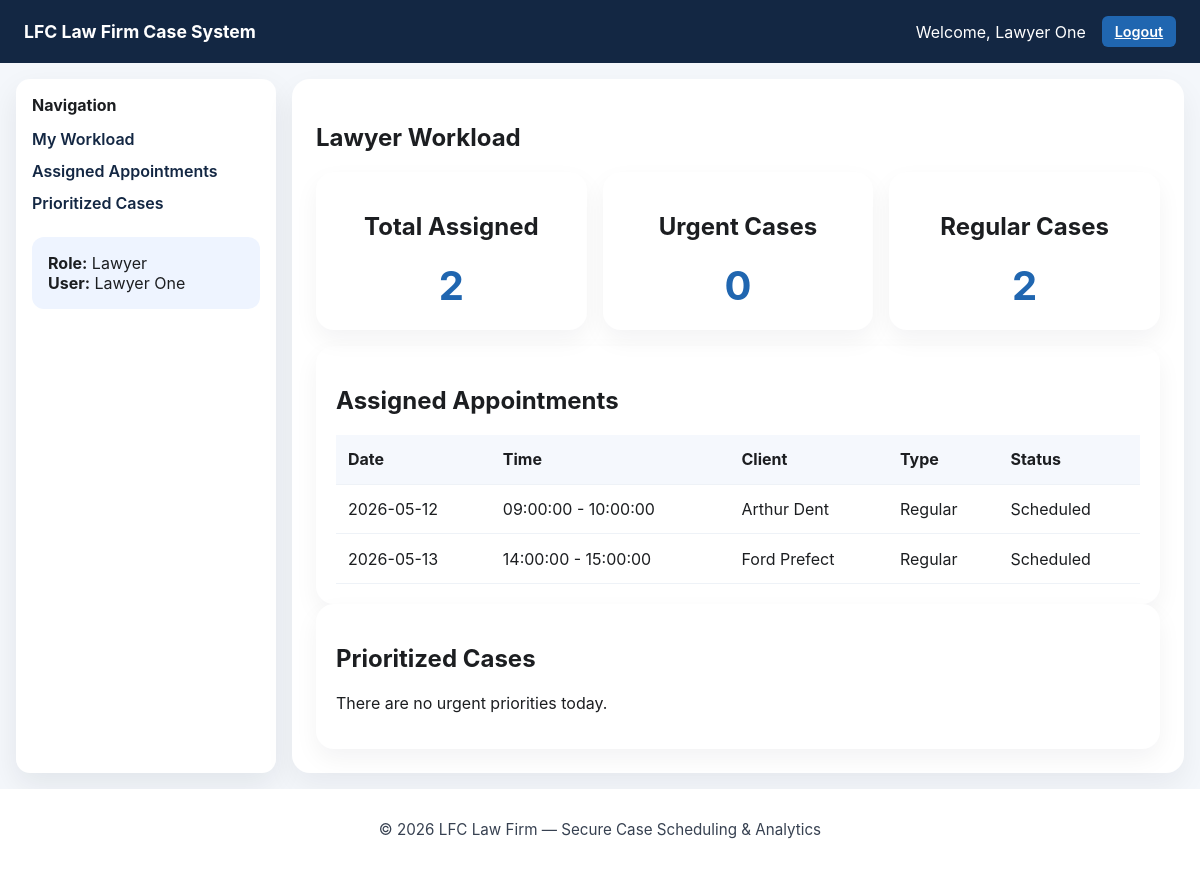
Screenshot of /lawyer/dashboard.php (signed in) with the database file from the repository.
### tables this page shows
CREATE TABLE appointments (
  id INT AUTO_INCREMENT PRIMARY KEY,
  client_name VARCHAR(150) NOT NULL,
  contact_info VARCHAR(150) NOT NULL,
  date DATE NOT NULL,
  time_start TIME NOT NULL,
  time_end TIME NOT NULL,
  case_type ENUM('Urgent','Regular') NOT NULL DEFAULT 'Regular',
  assigned_lawyer_id INT DEFAULT NULL,
  notes TEXT,
  status ENUM('Scheduled','Completed','Cancelled') DEFAULT 'Scheduled',
  created_by INT DEFAULT NULL,
  created_at TIMESTAMP DEFAULT CURRENT_TIMESTAMP,
  FOREIGN KEY (assigned_lawyer_id) REFERENCES lawyers(id) ON DELETE SET NULL,
  FOREIGN KEY (created_by) REFERENCES users(id) ON DELETE SET NULL
);

### modules/appointments.php (called while the page is built, shortened)
<?php
require_once __DIR__ . '/../config/database.php';
function get_all_appointments($filter = []) {
    global $mysqli;
    $sql = 'SELECT a.*, l.user_id AS lawyer_user_id, u.name AS lawyer_name, u.email AS lawyer_email, us.name AS creator_name
            FROM appointments a
            LEFT JOIN lawyers l ON a.assigned_lawyer_id = l.id
            LEFT JOIN users u ON l.user_id = u.id
            LEFT JOIN users us ON a.created_by = us.id
            WHERE 1=1';
    $params = [];
    $types = '';
    if (!empty($filter['role']) && $filter['role'] === 'lawyer' && !empty($filter['lawyer_id'])) {
        $sql .= ' AND a.assigned_lawyer_id = ?';
        $params[] = $filter['lawyer_id'];
        $types .= 'i';
    }
    $sql .= ' ORDER BY a.date ASC, a.time_start ASC';
    $stmt = $mysqli->prepare($sql);
    if ($types) {
        $stmt->bind_param($types, ...$params);
    }
    $stmt->execute();
    return $stmt->get_result();
}

### lawyer/dashboard.php (the view, shortened to what this page needs)
<?php
require_once __DIR__ . '/../config/database.php';
require_once __DIR__ . '/../modules/appointments.php';
$userId = $_SESSION['user_id'];
$stmt = $mysqli->prepare('SELECT id FROM lawyers WHERE user_id = ? LIMIT 1');
$stmt->bind_param('i', $userId);
$stmt->execute();
$lawyer = $stmt->get_result()->fetch_assoc();
$lawyerId = $lawyer ? $lawyer['id'] : 0;
$appointments = get_all_appointments(['role' => 'lawyer', 'lawyer_id' => $lawyerId]);
$urgent = [];
$regular = [];
$total = 0;
while ($row = $appointments->fetch_assoc()) {
    if ($row['case_type'] === 'Urgent') {
        $urgent[] = $row;
    } else {
        $regular[] = $row;
    }
    $total++;
}
?>
<?php include __DIR__ . '/../includes/header.php'; ?>
<?php include __DIR__ . '/../includes/sidebar.php'; ?>
<section class="content-panel">
    <h1>Lawyer Workload</h1>
    <div class="cards-grid">
        <article class="card card-summary">
            <h2>Total Assigned</h2>
            <strong><?php echo $total; ?></strong>
        </article>
        <article class="card card-summary">
            <h2>Urgent Cases</h2>
            <strong><?php echo count($urgent); ?></strong>
        </article>
        <article class="card card-summary">
            <h2>Regular Cases</h2>
            <strong><?php echo count($regular); ?></strong>
        </article>
    </div>
    <article class="card">
        <h2 id="appointments">Assigned Appointments</h2>
        <?php if ($total === 0): ?>
            <p>No appointments assigned yet.</p>
        <?php else: ?>
            <table>
                <thead><tr><th>Date</th><th>Time</th><th>Client</th><th>Type</th><th>Status</th></tr></thead>
                <tbody>
                    <?php foreach (array_merge($urgent, $regular) as $row): ?>
                        <tr class="<?php echo $row['case_type'] === 'Urgent' ? 'row-urgent' : ''; ?>">
                            <td><?php echo htmlspecialchars($row['date']); ?></td>
                            <td><?php echo htmlspecialchars($row['time_start'] . ' - ' . $row['time_end']); ?></td>
                            <td><?php echo htmlspecialchars($row['client_name']); ?></td>
                            <td><?php echo htmlspecialchars($row['case_type']); ?></td>
                            <td><?php echo htmlspecialchars($row['status']); ?></td>
                        </tr>
                    <?php endforeach; ?>
                </tbody>
            </table>
        <?php endif; ?>
    </article>
    <article class="card">
        <h2 id="priorities">Prioritized Cases</h2>
        <?php if (empty($urgent)): ?>
            <p>There are no urgent priorities today.</p>
        <?php endif; ?>
    </article>
</section>
<?php include __DIR__ . '/../includes/footer.php'; ?>

### assets/css/style.css (style rules this page uses)
* { box-sizing: border-box; }
body { margin: 0; font-family: Inter, system-ui, -apple-system, BlinkMacSystemFont, 'Segoe UI', sans-serif; background: #f4f7fb; color: #1c1e21; }
.content-panel { background: #fff; padding: 1.5rem; border-radius: 18px; box-shadow: 0 12px 30px rgba(16, 24, 40, 0.06); }
.cards-grid { display: grid; grid-template-columns: repeat(auto-fit, minmax(220px, 1fr)); gap: 1rem; margin-bottom: 1rem; }
.card { background: #fff; border-radius: 18px; padding: 1.25rem; box-shadow: 0 10px 24px rgba(15, 23, 42, 0.05); }
.card-summary { text-align: center; }
.card-summary strong { display: block; font-size: 2.5rem; margin-top: 0.8rem; color: #2066b0; }
table { width: 100%; border-collapse: collapse; margin-top: 0.75rem; }
thead { background: #f5f8fd; }
th, td { padding: 0.9rem 0.75rem; text-align: left; border-bottom: 1px solid #eef2f7; }

### rows the page displays
appointments: date "2026-05-12", time_start+time_end "09:00:00 - 10:00:00", client_name "Arthur Dent", case_type "Regular", status "Scheduled"
appointments: date "2026-05-13", time_start+time_end "14:00:00 - 15:00:00", client_name "Ford Prefect", case_type "Regular", status "Scheduled"

### other values shown
$_SESSION['name'] "Lawyer One"
$label "My Workload Assigned Appointments Prioritized Cases"
$role "Lawyer"
$total "2"
count($urgent) "0"
count($regular) "2"
